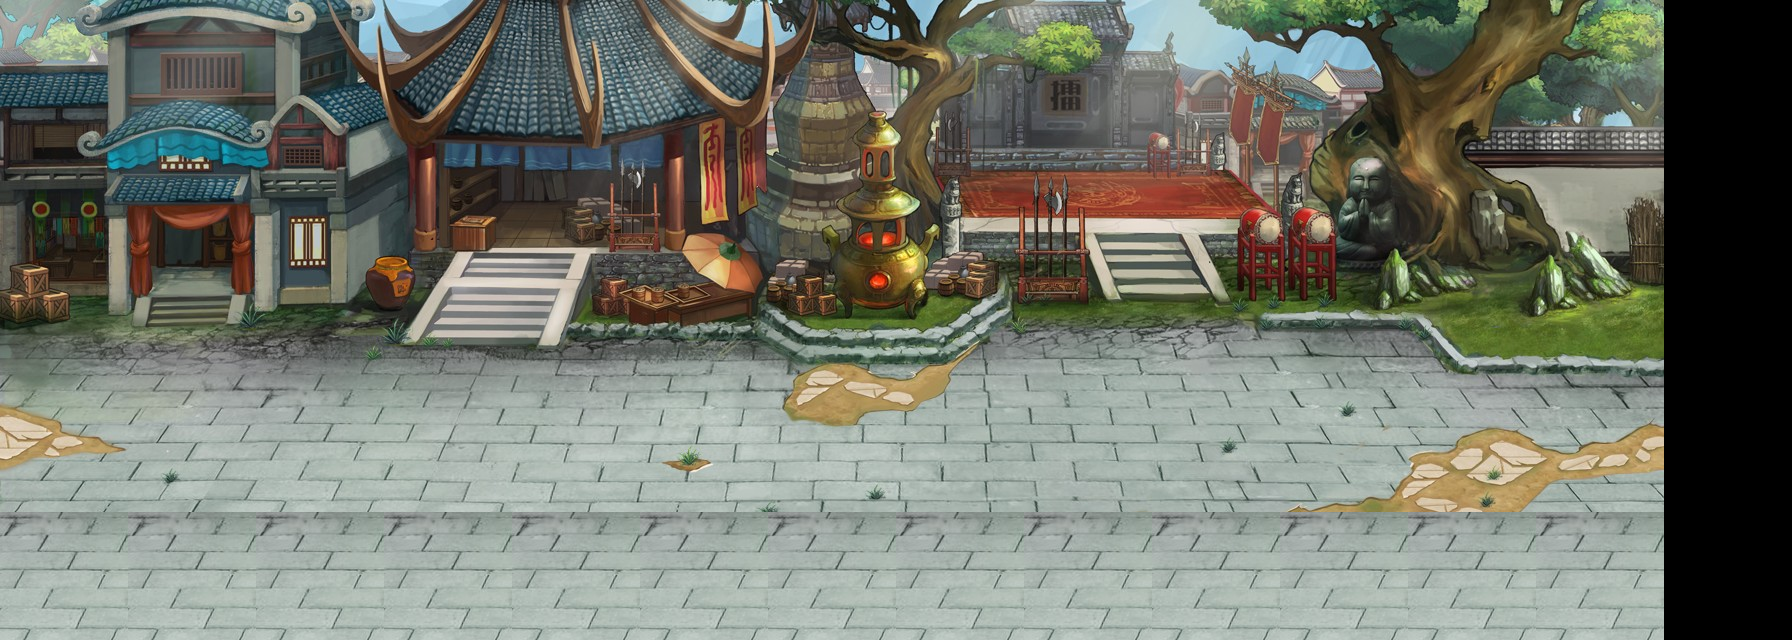

Tiled map render using the project's own tile images. Description and the map definition, with tile-layer contents summarised, below:
An orthogonal 14x5 tile map with 128x128 px tiles, 1 tile layer (background), 2 tilesets.

<map version="1.0" orientation="orthogonal" width="14" height="5" tilewidth="128" tileheight="128">
 <tileset firstgid="1" name="12" tilewidth="1" tileheight="1" />
 <tileset firstgid="1" name="town1" tilewidth="128" tileheight="128">
  <image source="town1.jpg" width="1726" height="630" />
  <terraintypes>
   <terrain name="2" tile="-1" />
  </terraintypes>
  <tile id="39" terrain=",,0," />
  <tile id="40" terrain="0,0,0,0" />
 </tileset>
 <layer name="background" width="14" height="5">
  <data>[70 cells, 65 non-empty, 52 distinct tile ids]</data>
 </layer>
 <objectgroup draworder="topdown" name="role" width="14" height="5" />
</map>